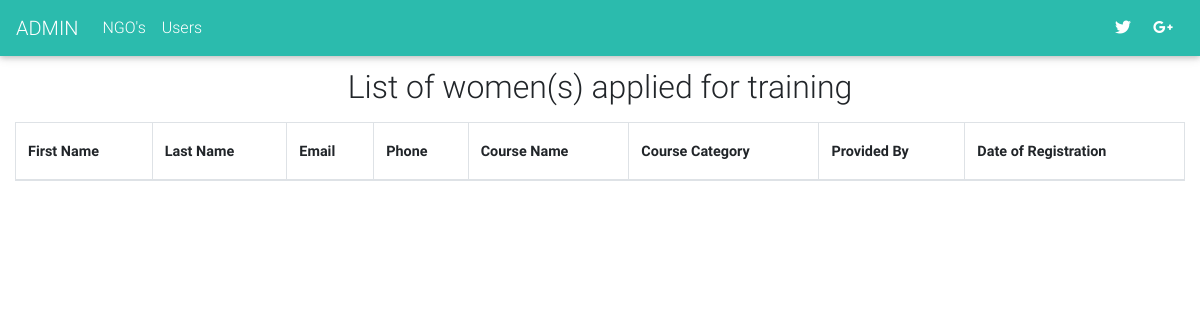
Page /admin/index.php on the earlier database version.
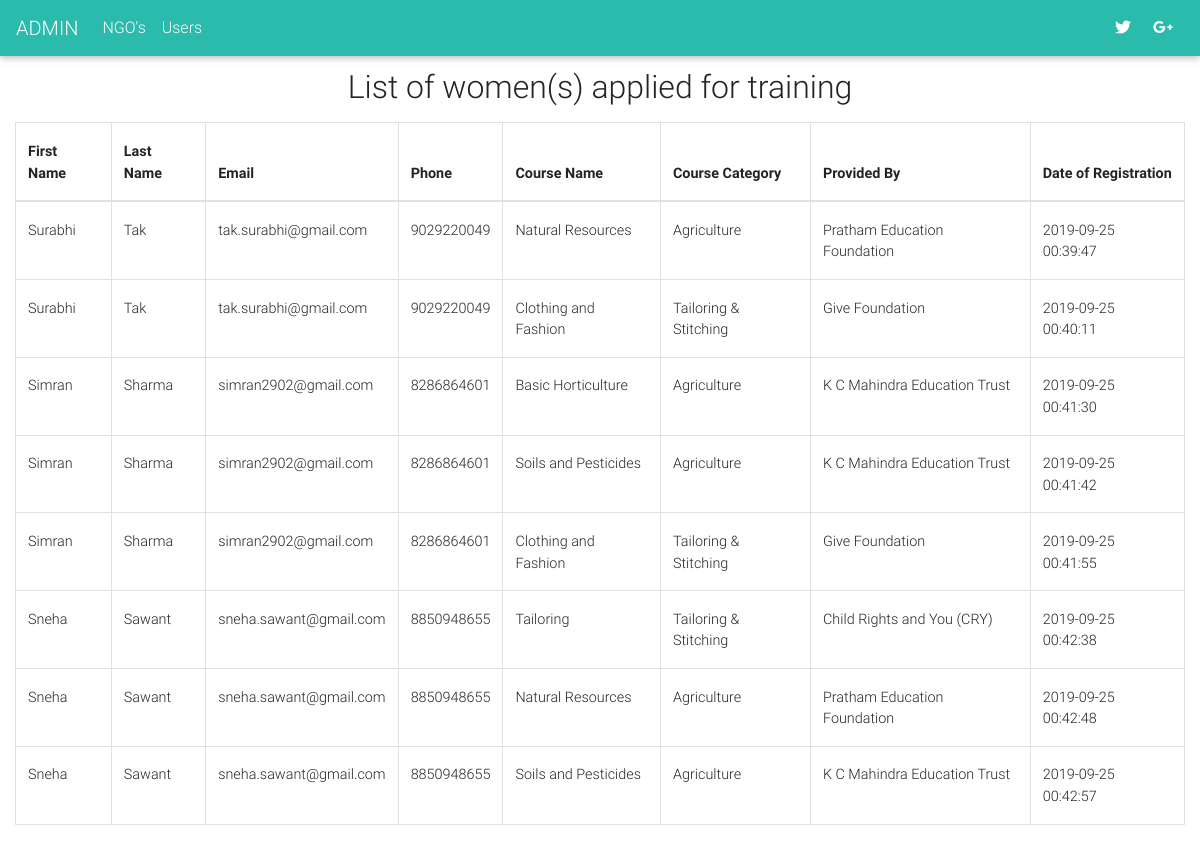
Same page on the later database version.
### tables this page shows
CREATE TABLE `applications` (
  `id` int(11) NOT NULL,
  `step_id` int(11) NOT NULL,
  `course_id` int(11) NOT NULL,
  `ngo_id` int(11) NOT NULL,
  `applied` tinyint(4) NOT NULL DEFAULT '0',
  `date` datetime NOT NULL DEFAULT CURRENT_TIMESTAMP
);

CREATE TABLE `step` (
  `id` int(11) NOT NULL,
  `firstname` varchar(100) NOT NULL,
  `lastname` varchar(100) NOT NULL,
  `email` varchar(255) NOT NULL,
  `password` varchar(255) NOT NULL,
  `address` text NOT NULL,
  `city` text NOT NULL,
  `state` text NOT NULL,
  `zipcode` int(10) NOT NULL,
  `dateOfBirth` text NOT NULL,
  `phone` text NOT NULL,
  `noOfMembers` int(100) NOT NULL,
  `noOfChildren` int(100) NOT NULL,
  `income` int(100) NOT NULL,
  `dateOfRegistration` datetime NOT NULL DEFAULT CURRENT_TIMESTAMP,
  `ip` varchar(255) NOT NULL
);

CREATE TABLE `courses` (
  `id` int(11) NOT NULL,
  `ngo_id` int(11) NOT NULL,
  `course_name` varchar(100) NOT NULL,
  `course_category` varchar(100) NOT NULL,
  `course_description` text NOT NULL,
  `course_duration` int(100) NOT NULL,
  `course_objective` text NOT NULL,
  `course_medium` text NOT NULL,
  `featured` tinyint(4) NOT NULL DEFAULT '0',
  `deleted` tinyint(4) NOT NULL DEFAULT '0',
  `date` datetime NOT NULL DEFAULT CURRENT_TIMESTAMP
);

CREATE TABLE `ngo` (
  `id` int(11) NOT NULL,
  `ngo_name` varchar(100) NOT NULL,
  `ngo_description` text NOT NULL,
  `ngo_address` text NOT NULL,
  `organization_type` varchar(100) NOT NULL,
  `email` varchar(255) NOT NULL,
  `password` varchar(255) NOT NULL,
  `phone` text NOT NULL,
  `city` varchar(100) NOT NULL,
  `state` varchar(100) NOT NULL,
  `zipcode` int(100) NOT NULL,
  `ngo_head` varchar(100) NOT NULL,
  `date` datetime NOT NULL DEFAULT CURRENT_TIMESTAMP,
  `ip` varchar(255) NOT NULL
);

### admin/index.php (the view)
<?php include 'includes/header.php';?>
<?php
	$sql = "SELECT s.firstname, s.lastname, s.email, s.phone, c.course_name, c.course_category, n.ngo_name, a.date FROM applications a INNER JOIN step s ON a.step_id = s.id INNER JOIN courses c ON a.course_id = c.id INNER JOIN ngo n ON a.ngo_id = n.id WHERE a.applied = 1";
	$result = $db->query($sql);
?>
  <h2 class="h2-responsive text-center p-2">List of women(s) applied for training</h2>
  <div class="container-fluid">
  	<table class="table table-bordered">
  		<thead>
			<th><b>First Name</b></th>
			<th><b>Last Name</b></th>
			<th><b>Email</b></th>
			<th><b>Phone</b></th>
			<th><b>Course Name</b></th>
			<th><b>Course Category</b></th>
			<th><b>Provided By</b></th>
			<th><b>Date of Registration</b></th>
		</thead>
		<tbody>
			<?php while($applications = mysqli_fetch_array($result)): ?>
				<tr>
					<td><?=$applications['firstname'];?></td>
					<td><?=$applications['lastname'];?></td>
					<td><?=$applications['email'];?></td>
					<td><?=$applications['phone'];?></td>
					<td><?=$applications['course_name'];?></td>
					<td><?=$applications['course_category'];?></td>
					<td><?=$applications['ngo_name'];?></td>
					<td><?=$applications['date'];?></td>
				</tr>
			<?php endwhile; ?>
		</tbody>
  	</table>
  </div>
<?php include 'includes/footer.php';?>

Differences in the rows shown:
added applications: step.firstname "Surabhi", step.lastname "Tak", step.email "tak.surabhi@gmail.com", step.phone "9029220049", course.course_name "Natural Resources", course.course_category "Agriculture", ngo.ngo_name "Pratham Education Foundation", date "2019-09-25 00:39:47"
added applications: step.firstname "Surabhi", step.lastname "Tak", step.email "tak.surabhi@gmail.com", step.phone "9029220049", course.course_name "Clothing and Fashion", course.course_category "Tailoring & Stitching", ngo.ngo_name "Give Foundation", date "2019-09-25 00:40:11"
added applications: step.firstname "Simran", step.lastname "Sharma", step.email "simran2902@gmail.com", step.phone "8286864601", course.course_name "Basic Horticulture", course.course_category "Agriculture", ngo.ngo_name "K C Mahindra Education Trust", date "2019-09-25 00:41:30"
added applications: step.firstname "Simran", step.lastname "Sharma", step.email "simran2902@gmail.com", step.phone "8286864601", course.course_name "Soils and Pesticides", course.course_category "Agriculture", ngo.ngo_name "K C Mahindra Education Trust", date "2019-09-25 00:41:42"
added applications: step.firstname "Simran", step.lastname "Sharma", step.email "simran2902@gmail.com", step.phone "8286864601", course.course_name "Clothing and Fashion", course.course_category "Tailoring & Stitching", ngo.ngo_name "Give Foundation", date "2019-09-25 00:41:55"
added applications: step.firstname "Sneha", step.lastname "Sawant", step.email "sneha.sawant@gmail.com", step.phone "8850948655", course.course_name "Tailoring", course.course_category "Tailoring & Stitching", ngo.ngo_name "Child Rights and You (CRY)", date "2019-09-25 00:42:38"
added applications: step.firstname "Sneha", step.lastname "Sawant", step.email "sneha.sawant@gmail.com", step.phone "8850948655", course.course_name "Natural Resources", course.course_category "Agriculture", ngo.ngo_name "Pratham Education Foundation", date "2019-09-25 00:42:48"
added applications: step.firstname "Sneha", step.lastname "Sawant", step.email "sneha.sawant@gmail.com", step.phone "8850948655", course.course_name "Soils and Pesticides", course.course_category "Agriculture", ngo.ngo_name "K C Mahindra Education Trust", date "2019-09-25 00:42:57"
